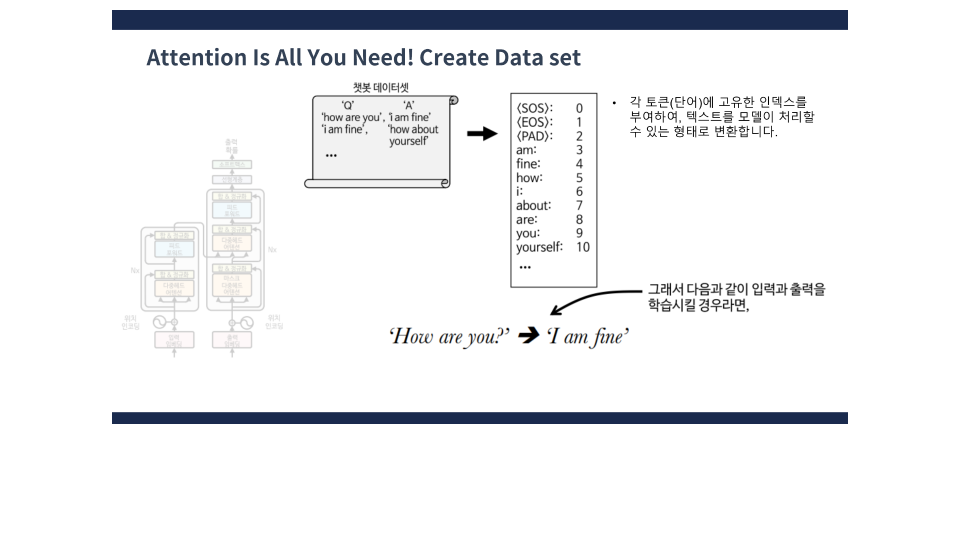
#> input picture projects/renderformer-explained/production/layout-qa/page-05.png, 1920 x 1080 px (shown at 1/2 size); its folder holds 4 pictures in this run
$ python make_qa_contacts.py
#> lines starting #> are read from the running program, lines starting #| are printed output that depends on the picture
from pathlib import Path
from PIL import Image, ImageDraw

root=Path(__file__).parent/'layout-qa'
pages=sorted(root.glob('page-*.png'))
for start in range(0,len(pages),8):
    sheet=Image.new('RGB',(1600,1840),'#d3d6d8')
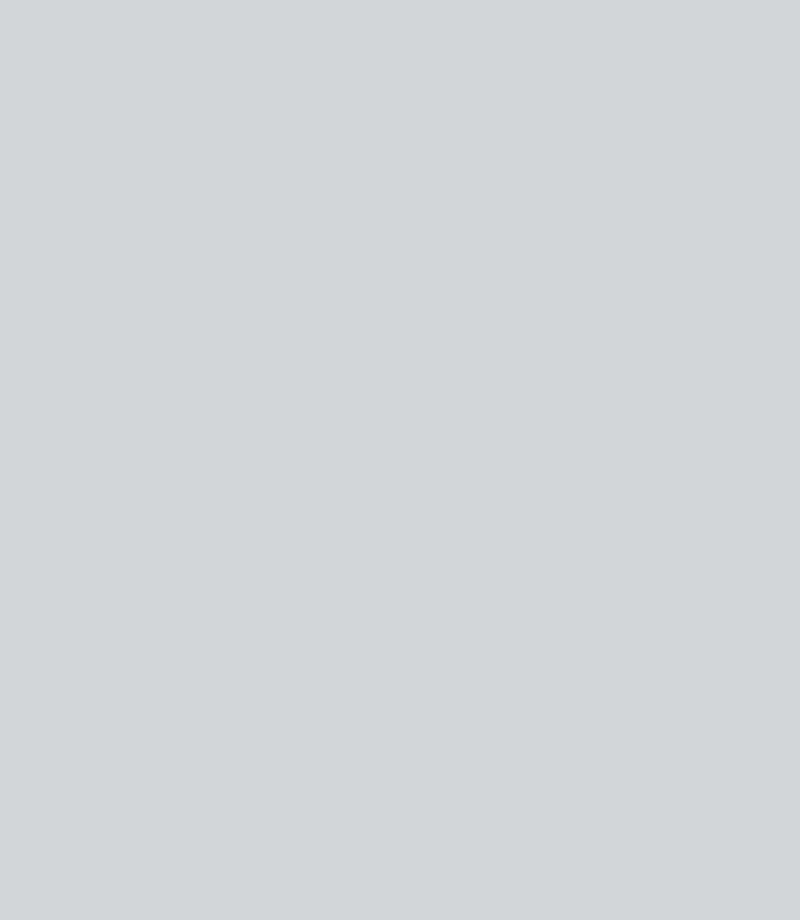
#> sheet: PIL image 1600x1840 RGB (shown at 1/2 size); mean R, G, B 211, 214, 216
    draw=ImageDraw.Draw(sheet)
    for j,path in enumerate(pages[start:start+8]):
        im=Image.open(path).convert('RGB')
        # Discard only the outer narration-safe margin in this QA contact sheet.
        im=im.crop((215,10,1705,860));im.thumbnail((784,435))
#> after `im = im.crop((215, 10, 1705, 860))`:
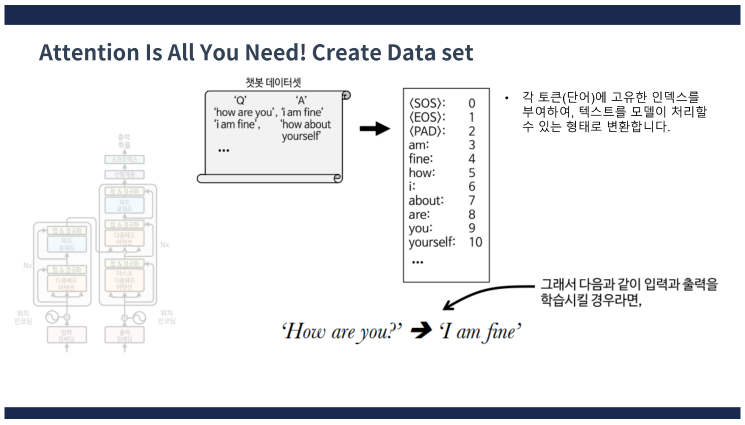
#> im: PIL image 1490x850 RGB (shown at 1/2 size); mean R, G, B 230, 231.3, 234.1
#> after `im.thumbnail((784, 435))`:
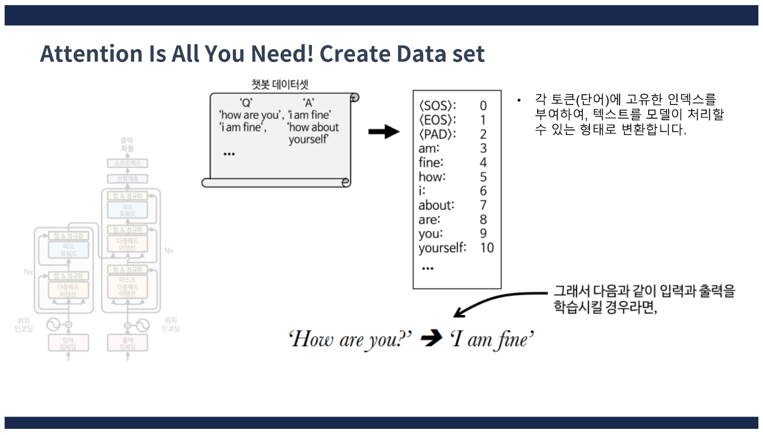
#> im: PIL image 763x435 RGB; mean R, G, B 229.9, 231.2, 233.9
        x,y=(j%2)*800+8,(j//2)*460+24
        sheet.paste(im,(x,y));draw.text((x,y-20),f'PAGE {start+j+1:02}',fill='black')
#> after `sheet.paste(im, (x, y))`:
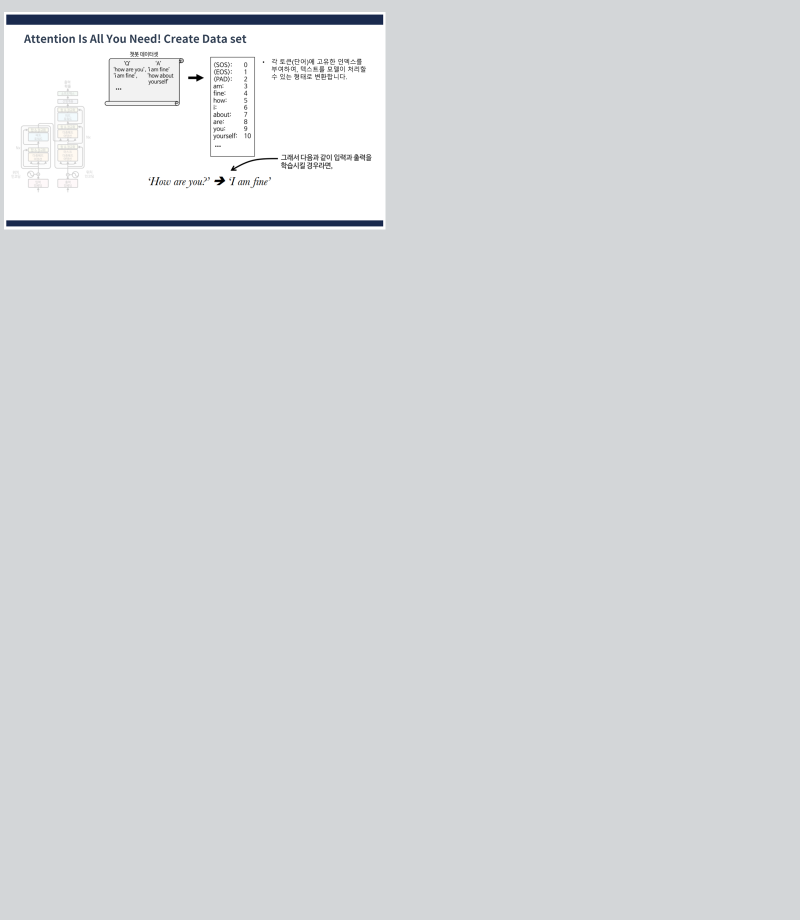
#> sheet: PIL image 1600x1840 RGB (shown at 1/2 size); mean R, G, B 213.1, 215.9, 218
    sheet.save(root/f'contact-{start+1:02}.jpg',quality=93)
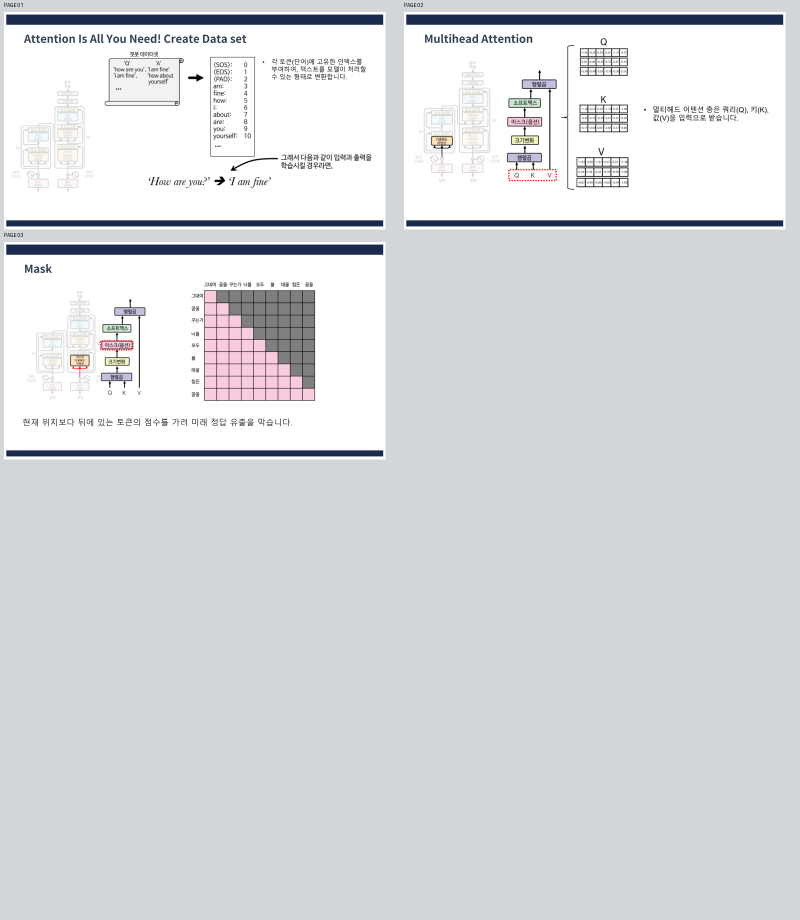
#> saved as contact-01.jpg: PIL image 1600x1840 RGB (shown at 1/2 size); mean R, G, B 216.3, 218.3, 220.7

$ run again, on projects/renderformer-explained/production/layout-qa/page-38.png
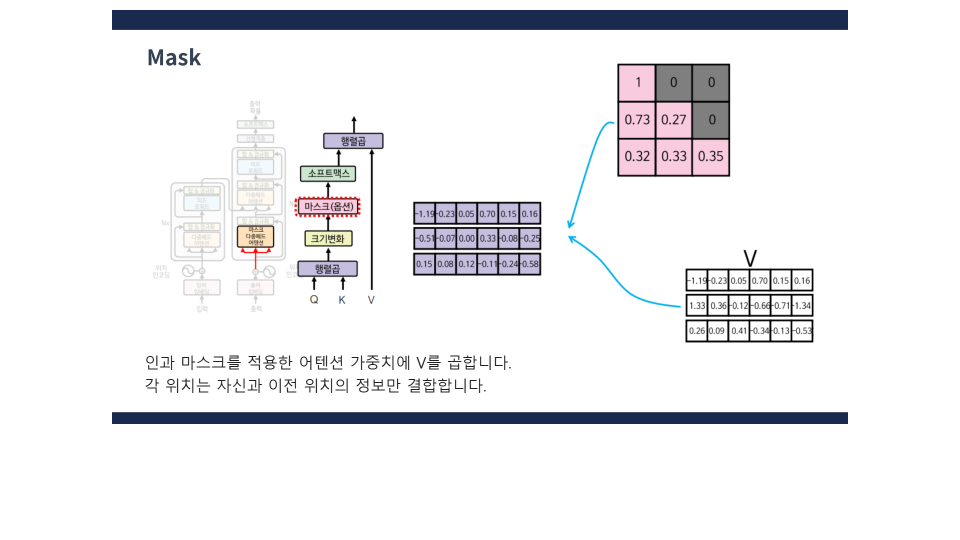
#> input picture projects/renderformer-explained/production/layout-qa/page-38.png, 1920 x 1080 px (shown at 1/2 size)
#> `im.thumbnail((784, 435))`:
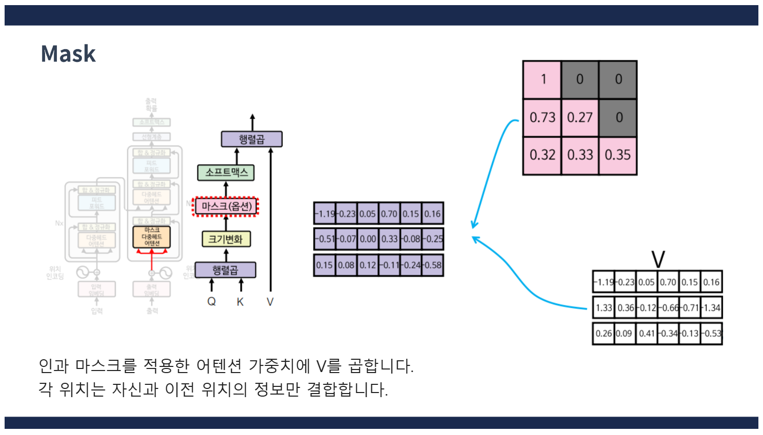
#> im: PIL image 763x435 RGB; mean R, G, B 224.7, 224.7, 228.5
#> `sheet.paste(im, (x, y))`:
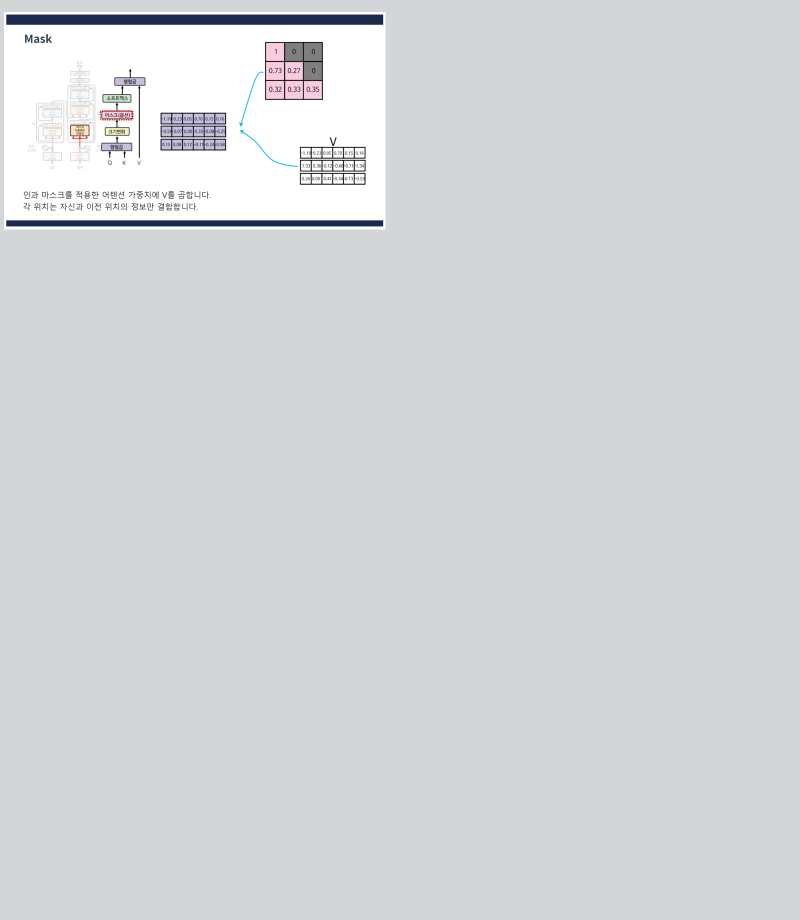
#> sheet: PIL image 1600x1840 RGB (shown at 1/2 size); mean R, G, B 212.5, 215.2, 217.4

$ run again, on projects/renderformer-explained/production/layout-qa/page-56.png
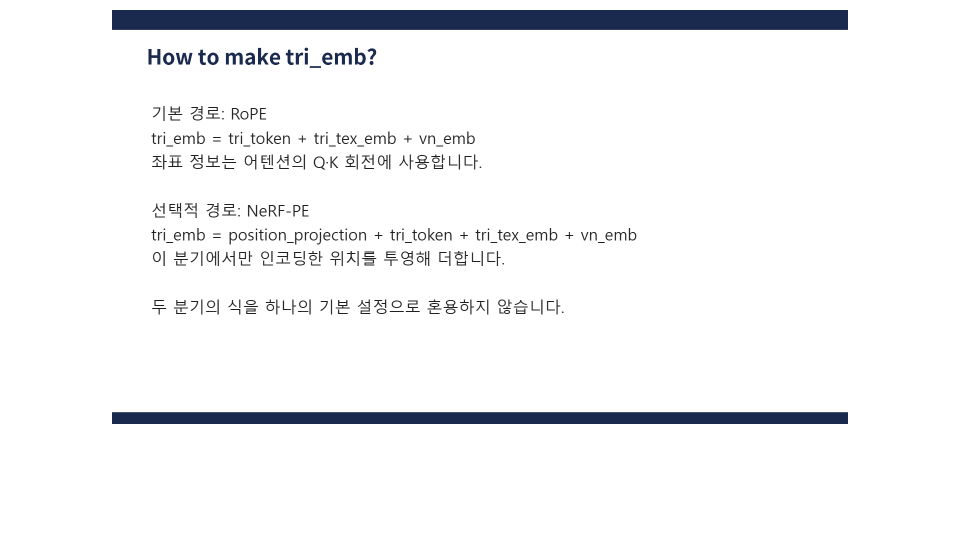
#> input picture projects/renderformer-explained/production/layout-qa/page-56.png, 1920 x 1080 px (shown at 1/2 size)
#> `im.thumbnail((784, 435))`:
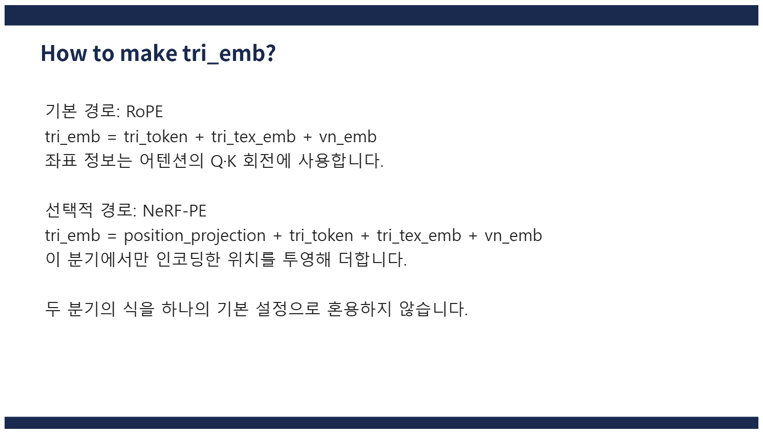
#> im: PIL image 763x435 RGB; mean R, G, B 232.9, 234.1, 236.9
#> `sheet.paste(im, (x, y))`:
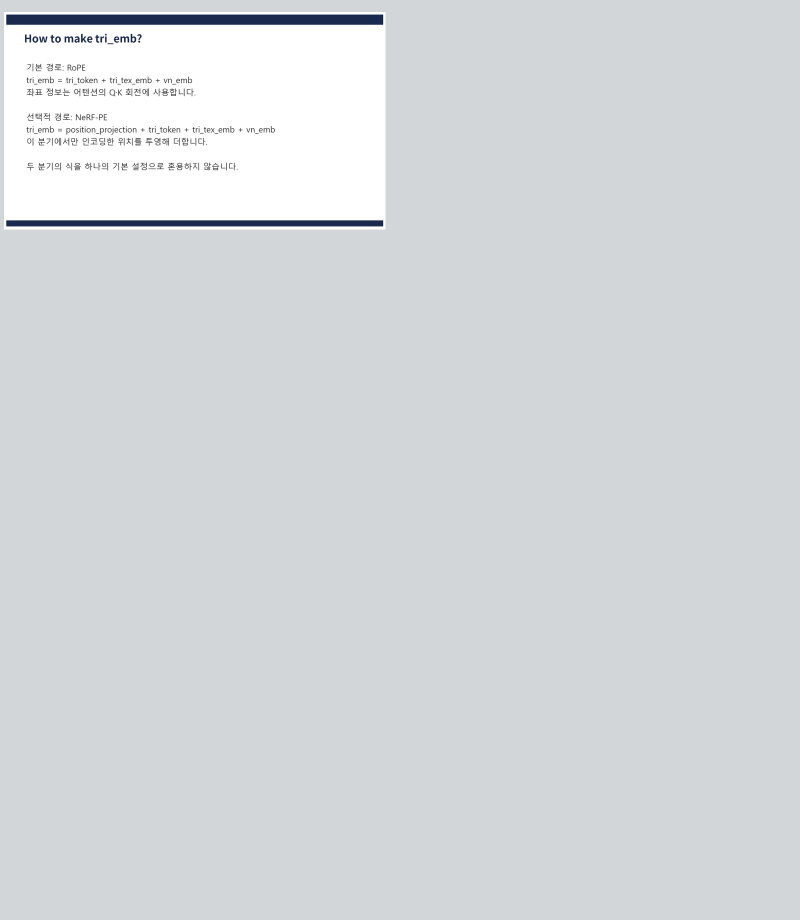
#> sheet: PIL image 1600x1840 RGB (shown at 1/2 size); mean R, G, B 213.5, 216.3, 218.4

$ run again, on projects/renderformer-explained/production/layout-qa/page-16.png
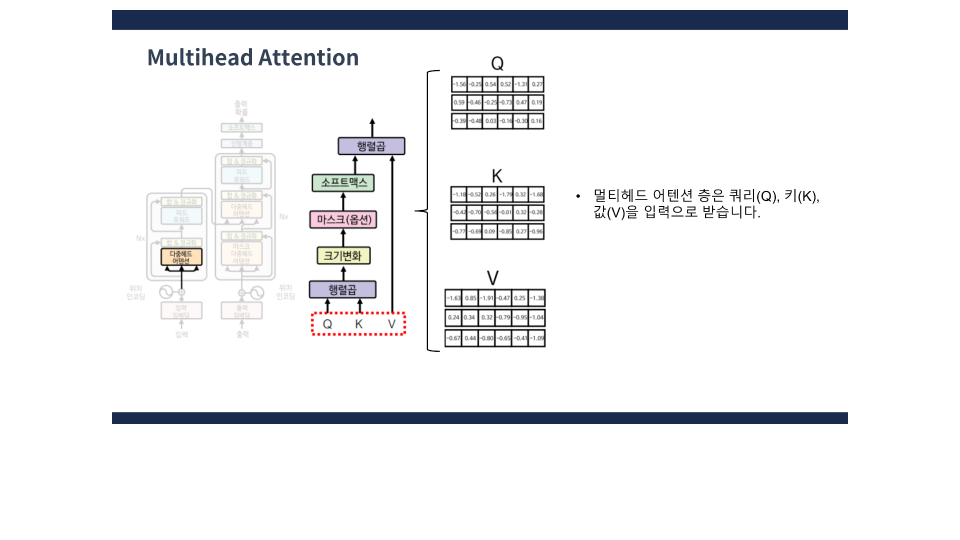
#> input picture projects/renderformer-explained/production/layout-qa/page-16.png, 1920 x 1080 px (shown at 1/2 size)
#> `im.thumbnail((784, 435))`:
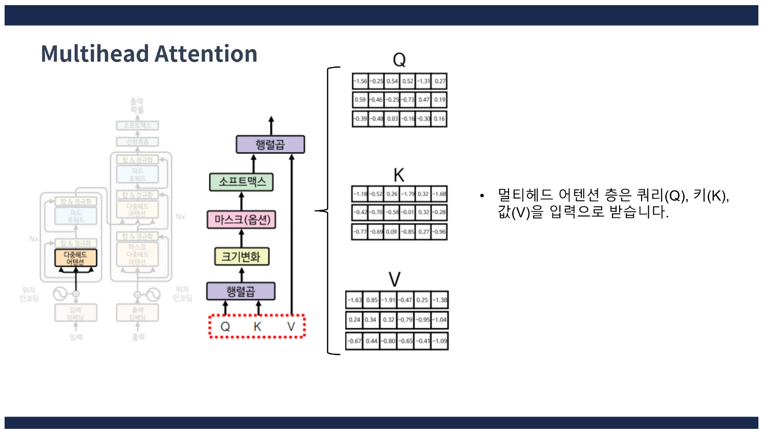
#> im: PIL image 763x435 RGB; mean R, G, B 228.7, 229.5, 232.2
#> `sheet.paste(im, (x, y))`:
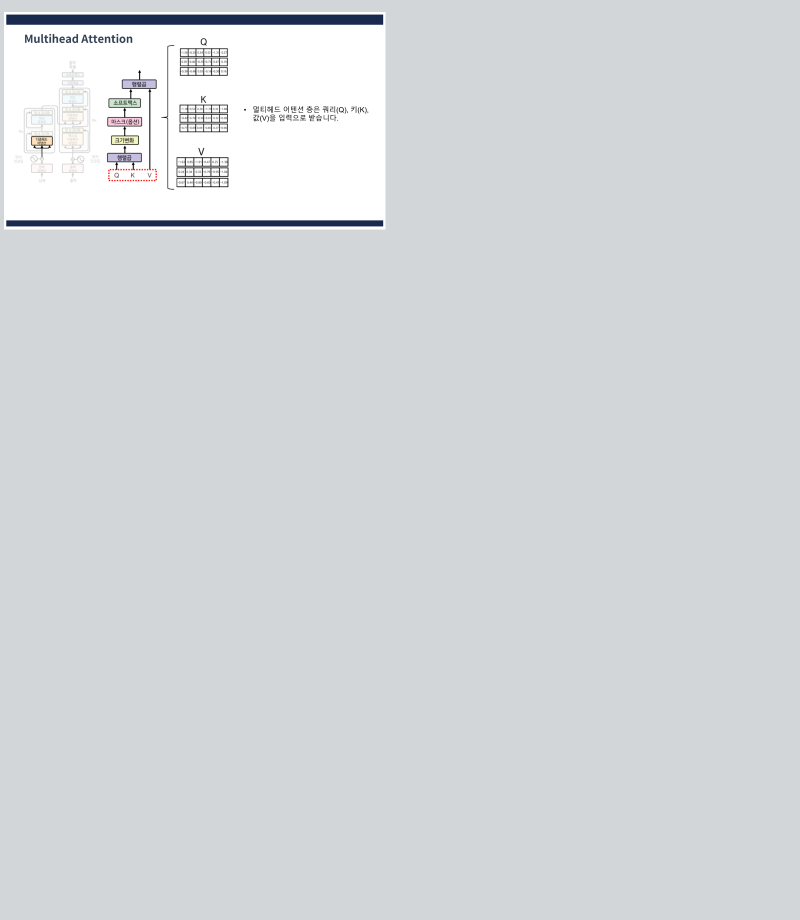
#> sheet: PIL image 1600x1840 RGB (shown at 1/2 size); mean R, G, B 213, 215.7, 217.8
